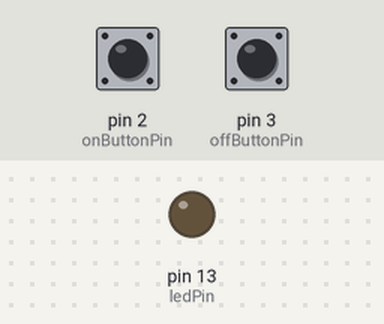
A sketch run on a simulated Arduino Uno, built with avr-gcc and run on an emulated ATmega328P. On the bench: output pins drawn as LEDs (lit = HIGH). The inputs (shaded band) are chosen by the test bench; at power-on: pin 2 (onButtonPin) LOW, pin 3 (offButtonPin) LOW.

Above: at 1.2 s.
1.3 s: pin 2 (onButtonPin) pulled HIGH for 0.15 s
At 1.7 s:
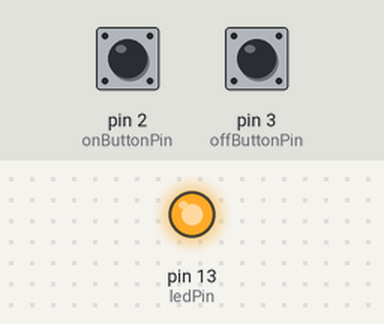
2.9 s: pin 3 (offButtonPin) pulled HIGH for 0.15 s
At 4.1 s:
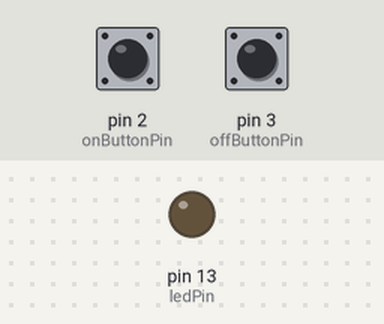
4.5 s: pin 2 (onButtonPin) pulled HIGH for 1 s
At 5.4 s:
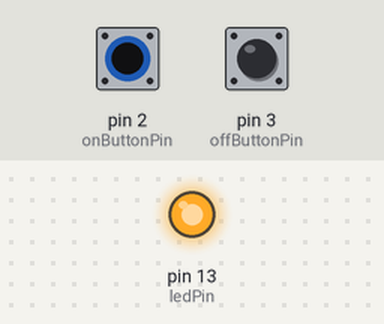
7.0 s: pin 2 (onButtonPin) driven HIGH and pin 3 (offButtonPin) driven HIGH
At 7.8 s:
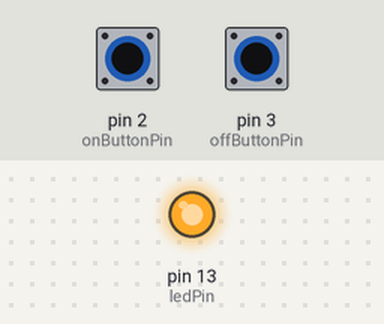
Timing chart, 0 to 9.5 s (numbered marks = the images above; inputs shaded):
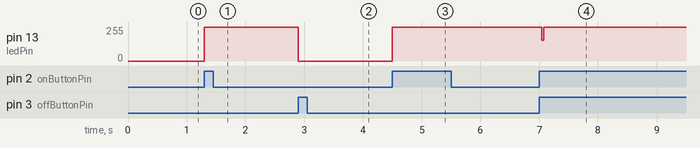

Measured:
- after the input at 1.3 s, pin 13 (ledPin): 0/255 → 255/255 at once
- after the input at 2.9 s, pin 13 (ledPin): 255/255 → 0/255 at once
- after the input at 4.5 s, pin 13 (ledPin): 0/255 → 255/255 at once
- after the input at 7.0 s, pin 13 (ledPin): 255/255 → 155/255 at once, → 255/255 0.04 s later

The sketch:

button_debouncing_class.ino
```cpp
/*
 Debounce and Actuators
 */

#include "deBounceButton.h"
#include "actuatorClass.h"

// constants won't change. They're used here to
// set pin numbers:
const int onButtonPin = 2,
          offButtonPin = 3;    // the number of the pushbutton pin
const int ledPin = 13;      // the number of the LED pin

// Variables will change:
int ledState = LOW;         // the current state of the output pin
/*
deBounceButton on(onButtonPin),
               off(offButtonPin);
*/

String offAction(){
  if(ledState != LOW){
    ledState= LOW;
    digitalWrite(ledPin, ledState);
  }
  return "Off Pressed!\n";
}
String onAction(){
  if(ledState != HIGH){
    ledState= HIGH;
    digitalWrite(ledPin, ledState);
  }
  return "On Pressed!\n";
}

actuatorClass turnOn(onButtonPin,onAction),
              turnOff(offButtonPin,offAction);

void setup() {
  pinMode(ledPin, OUTPUT);
  digitalWrite(ledPin, ledState);
}

void loop() {
  turnOn.update();
  turnOff.update();
}
```

actuatorClass.cpp
```cpp
#include "actuatorClass.h"

actuatorClass::actuatorClass(int pin, doerFunPtr f): fPtr(f), b(pin){
  ;
}
void actuatorClass::update() {
  if(b.pressed()){
   Serial.print( (*fPtr)() );
  }
}
```

actuatorClass.h
```cpp
#ifndef ACTUATOR_CLASS_H
#define ACTUATOR_CLASS_H

#include "deBounceButton.h"

typedef String (*doerFunPtr)();

class actuatorClass {
  private:
    const doerFunPtr fPtr;
    deBounceButton   b;

  public:
    actuatorClass(int pin, doerFunPtr f);
    void update();
};

#endif
```

deBounceButton.cpp
```cpp
#include "deBounceButton.h"


deBounceButton::deBounceButton(int pin){
  buttonPin = pin;
  buttonState = lastButtonState = LOW;
  lastDebounceTime = 0;
  pinMode(buttonPin,INPUT);
}

boolean deBounceButton::pressed(){
  // read the state of the switch into a local variable:
  int reading = digitalRead(buttonPin);

  // check to see if you just pressed the button
  // (i.e. the input went from LOW to HIGH),  and you've waited
  // long enough since the last press to ignore any noise:

  // If the switch changed, due to noise or pressing:
  if (reading != lastButtonState) {
    // reset the debouncing timer
    lastDebounceTime = millis();
  }

  if ((millis() - lastDebounceTime) > debounceDelay) {
    // whatever the reading is at, it's been there for longer
    // than the debounce delay, so take it as the actual current state:
    buttonState = reading;
    /*    // if the button state has changed:
    if (reading != buttonState) {
      buttonState = reading;
    }
    */
  }

  boolean ret = (buttonState == LOW) && (lastButtonState == HIGH);
  // save the reading.  Next time through the loop,
  // it'll be the lastButtonState:
  lastButtonState = reading;

  return  ret;
}
```

deBounceButton.h
```cpp
#ifndef DEBOUNCEBUTTON_H
#define DEBOUNCEBUTTON_H

#include <Arduino.h>

class deBounceButton {
  private:
    int buttonPin,
        buttonState,     // = LOW,   // the current reading from the input pin
        lastButtonState; // = LOW;   // the previous reading from the input pin

    // the following variables are long's because the time, measured in miliseconds,
    // will quickly become a bigger number than can be stored in an int.
    long lastDebounceTime;            //  = 0;  // the last time the output pin was toggled
    static const long debounceDelay = 30;    // the debounce time; increase if the output flickers

  public:
    deBounceButton(int pin);
    boolean pressed();
};

#endif
```
